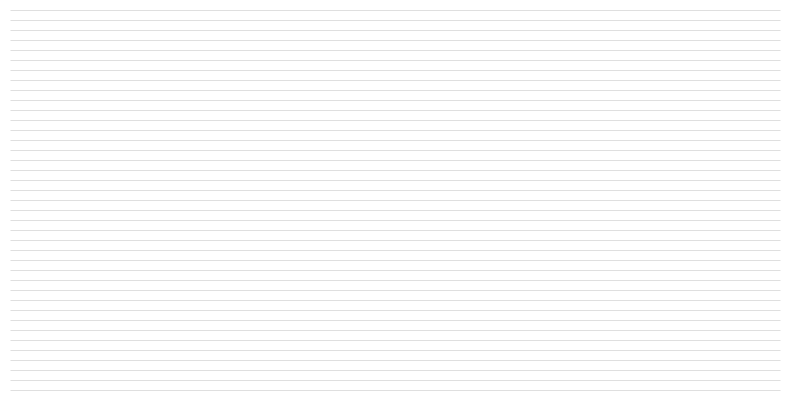
Frame 1 (no input)
Frame 60 (the mouse pressed at the canvas centre just before this capture): identical to frame 1, image omitted
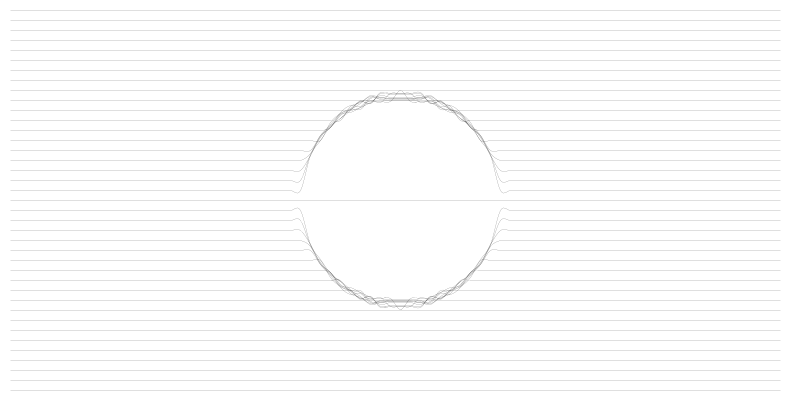
Frame 120 (the mouse held since frame 60 and released just before this capture)

The Processing sketch that drew these frames (run headless with seeded random() and noise(); from frame 60 on, the mouse is pressed at the canvas centre):

// Processing sketch: processing_157993
// ── processing_157993.pde

Spline[] s = new Spline[40];

void setup() {
  size(800, 400);
  float div = height/s.length;
  int yPos=0;
  for (int i=0;i<s.length;i++) {
    s[i]= new Spline(80, yPos+=div);
  }
}

void draw() {
  background(255);
  for (int i=0;i<s.length;i++) {
    s[i].render();
  }
}

class Spline {
  int yPos;
  PointBuffer points;

  public Spline(int size, int yPos) {
    this.yPos = yPos;
    points = new PointBuffer(size);

    float div = width/size;
    for (int i=0;i<width;i+=div) {
      points.add(i, yPos);
    }
  }

  public void render() {
    beginShape(); 
    for (int i=0;i<points.getSize();i++) {
      if (dist( mouseX, mouseY, points.point[i].x, points.point[i].y) < 100 && mousePressed ) {
        float yDist = mouseY - points.point[i].y;
        float yMove = map(yDist, 0, 50, 0, 5);
        points.point[i].y -= yMove;
      }
      else {
        float yDist = yPos - points.point[i].y;
        float yMove = map(yDist, 0, 50, 0, 1);
        points.point[i].y += yMove;
      }
      stroke(0);
      strokeWeight(0.1);
      noFill();
      
      curveVertex( points.point[i].x, points.point[i].y);

    }
    endShape();
  }
}

class PointBuffer {
  int ptr;
  Point[] point;

  public PointBuffer(int size) {

    this.point = new Point[size];

    for (int i=0;i<point.length;i++) {
      point[i] = new Point(0, 0);
    }
    ptr=0;
  }
  public void add(float x, float y) {
    if (ptr >point.length-1) {
      ptr=0;
    }

    point[ptr] = new Point(x, y); 

    ptr++;
  }
  public int getSize() {
    return point.length;
  }
}

class Point {
  public float x=0;
  public float y=0;
  public Point(float x, float y) {
    this.x=x;
    this.y=y;
  }
}
